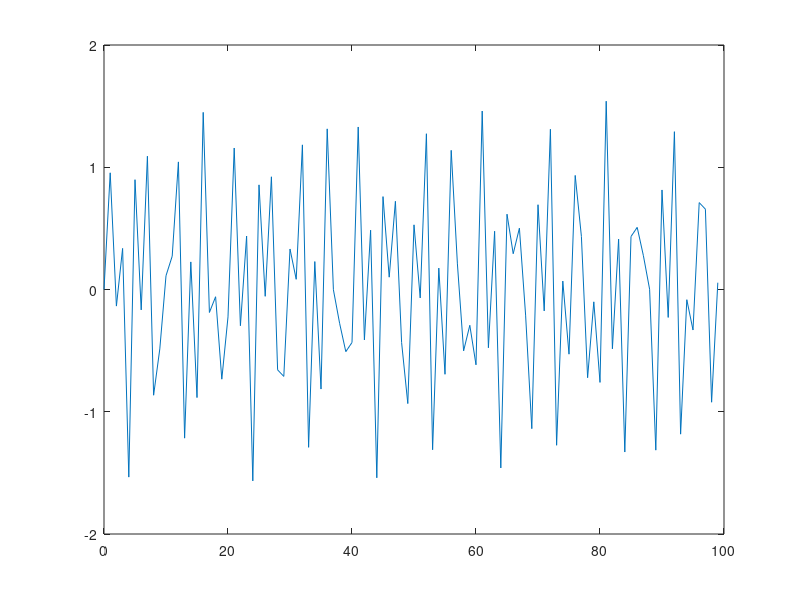
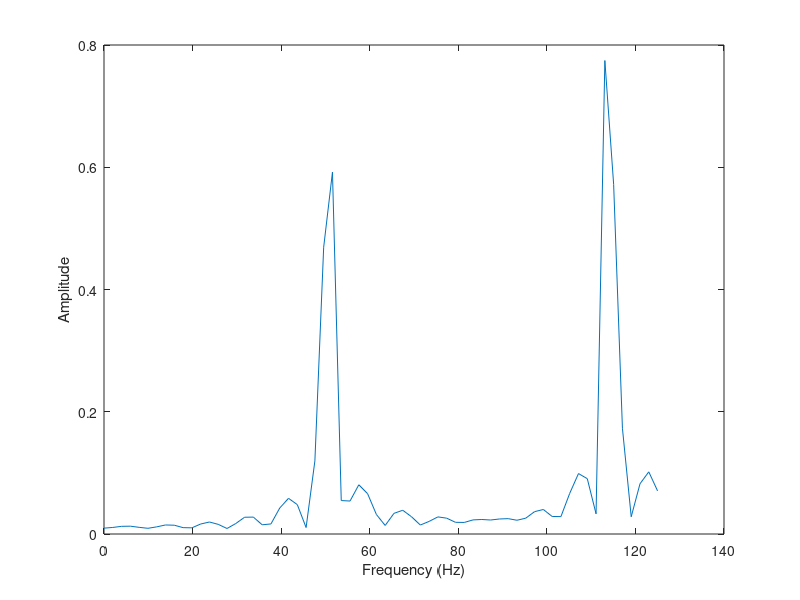
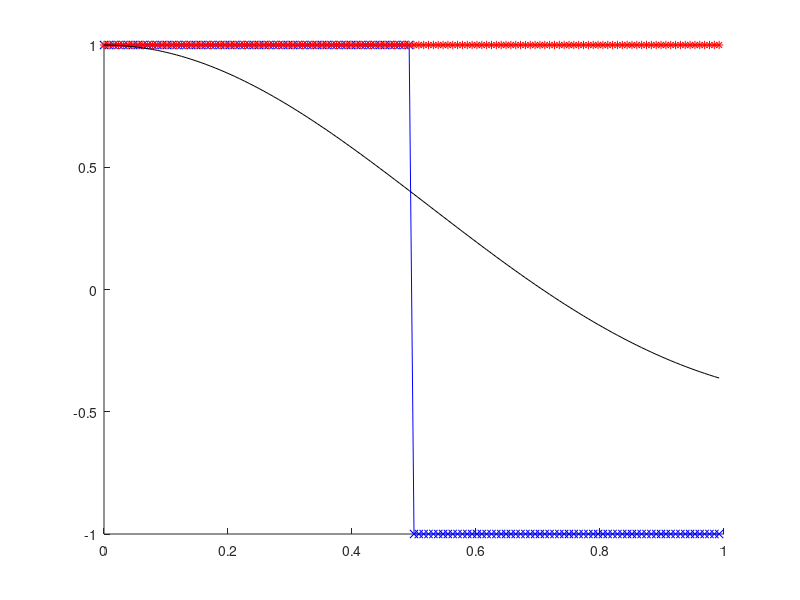
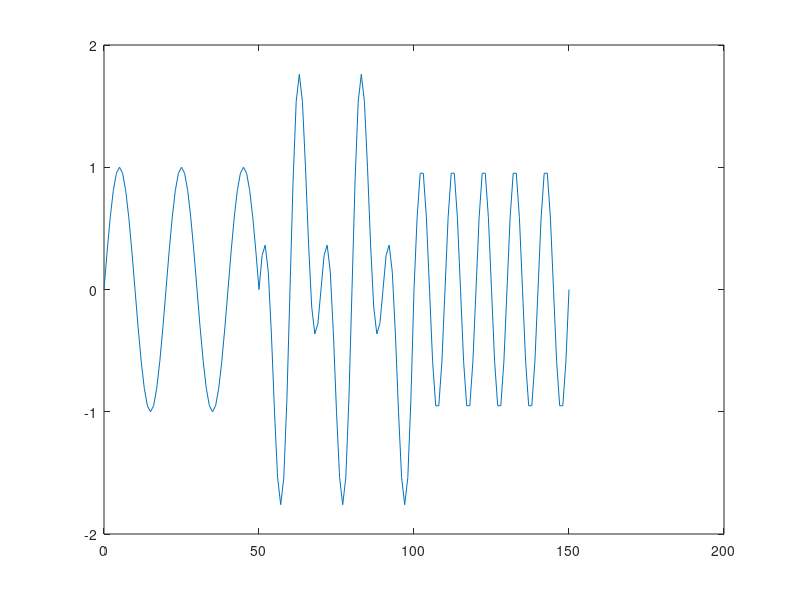

Write MATLAB code to recreate these figures, in order.
%% Exploring Wavelets
%
% 7/5/2008 by Tom Whipple <mail@tomwhipple.com>

%% Setup
clear;
close all


%% Example signal
% This is the traditional method for analyzing signals. Taken from
% 'doc fft' in Matlab, with minor modifications.
%
Fs = 250;                    % Sampling frequency
L = 100;                     % Length of signal
t = (0:L-1)/Fs;              % Time vector

pow = nextpow2(L);
N = 2^pow;

A = [.7 .9];   % Amplitude vector (scaling)
W = [50 112];  % Frequency vector (Hz) -- max value is Fs/2.

sig = A * sin(2*pi* W'*t );
% sig = sig + randn(1,L);  % gaussian noise


%%
% Plot the signal:
figure, plot(Fs*t,sig)

%% Traditional approach: the FFT
% Here we can easily see what the freqencies W are.
spectrum = fft(sig,N)/L;

figure, plot( Fs/2*linspace(0,1,N/2) , 2*abs( spectrum(1:N/2) )  ) 
xlabel('Frequency (Hz)')
ylabel('Amplitude')


%% Wavelet functions
% S_xxx is the scaling function. W_xxx is the wavelet function.
%
% The Haar wavelet is the simplest and oldest wavelet function. It is a
% simple step function.
W_haar = @(x) ((0<=x)&(x<.5)) - ((.5<=x)&(x<1));
S_haar = @(x) ((0<=x)&(x<1));

W_mexhat = @(t) (1-2*t.^2).*exp(-t.^2);

%%
% Plots:
x = (0:N-1)/N;
figure; hold on;
plot(x, W_haar(x),'-bx');
plot(x, S_haar(x),'-r*');
plot(x, W_mexhat(x),'-k');

%% Scaling
% Now let's take a look at how scaling & translation works. The functions
% above are the "mother wavelet", 
% 
% $$ \psi(t) = \psi_{(1,1)}(t) $$
% 
% The "child wavelets" are defined as
%
% $$ \psi_{(a,b)}(t) = {1\over{sqrt{a}}} \psi {{t-b}\over{a}} $$
%
wav = W_haar; scl = S_haar;

p = 3;
%t = (0:2^(p+1)-1)/2^(p+1);



N = 8;
w = zeros(   N/2, N);



n = 0:N-1;

a = 2^(p-1);

%b = 0:N-1;
t = 0:N-1;

for i = 0:N/2-1;
    b = i*2^(p-1);
    w(i+1,:) = wav( (t-b)/(a) );
end

w
    
%%
N = 8;
t = 0:N-1/N; % t in [0,1)

p = 2;

a = 2^p;

w = zeros(  a, N);

for i = 0:a-1
    b = i * 2^p;
    w(i+1,:) = wav((t-b)/a);
end
w


%%


for k = 0:2^(p+1)-1
    b = k*2^p;
    ;
end

w
%%
mx = 5;
filt = struct;

for i = mx:-1:1
    n = 2^(i-1);
    t = (0:2^i-1)/2^i;
    filt(i).wv = zeros(n,2^i);
    filt(i).sc = zeros(n,2^i);
    for j = 1:n;
        filt(i).wv(j,:) = W_haar(n*t-(j-1));
        filt(i).sc(j,:) = S_haar(n*t-(j-1));
    end
end

%% Daubechies Coefficients
swp = [0 0 0 -1; 0 0 1 0; 0 -1 0 0; 1 0 0 0];

%D4_S = ([ 1 3 3 1 ] + [1 1 -1 -1]*sqrt(3))/(4*sqrt(2));
D4_S = ([ 1 3 3 1 ] + [1 1 -1 -1]*sqrt(3))/4;
D4_W = D4_S * swp;

%%
h = D4_S/sqrt(2);
H = [h(1) 0 0 0; h(3) h(2) h(1) 0; 0 h(4) h(3) h(2); 0 0 0 h(3)];

%%
mx = 9;
filt = struct;

for i = 2:mx
    n = 2^(i-1);
    filt(i).wv = zeros(n,2^i);
    filt(i).sc = zeros(n,2^i);
    for k = 1:n-1
        filt(i).sc(k,2*k-1:2*k+2,end) = D4_S;
        filt(i).wv(k,2*k-1:2*k+2,end) = D4_W;        
    end
    % make periodic
%     filt(i).sc(n,end-1:end) = D4_S(1:2);
%     filt(i).wv(n,end-1:end) = D4_W(1:2); 
%     filt(i).sc(n,1:2) = D4_S(3:4);
%     filt(i).wv(n,1:2) = D4_W(3:4);    
    
end
    
%%

close all

f_1 = @(t) ((0<=t)&(t<100)) .* sin(pi*t/10);
f_2 = @(t) ((50<=t)&(t<150)) .* sin(pi*2*t/10);


t = 0:150;
figure, plot(t,f_1(t)+f_2(t))

    